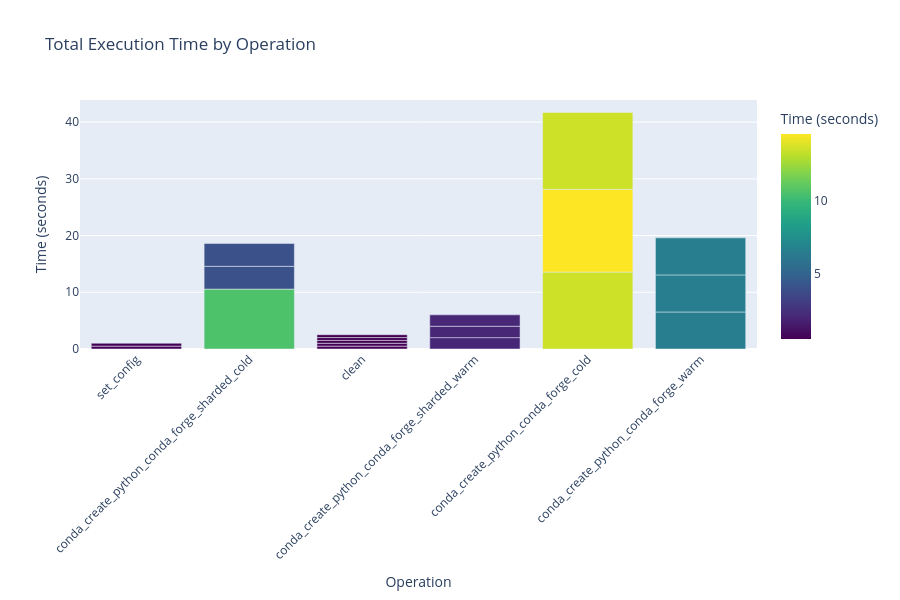

The cell this chart's notebook holds for it:
### Markdown cell above
## Execution Time by Operation

### Code cell
# Bar chart of total time by operation name
fig = px.bar(
    df,
    x='name',
    y='total_time_sec',
    title='Total Execution Time by Operation',
    labels={'total_time_sec': 'Time (seconds)', 'name': 'Operation'},
    color='total_time_sec',
    color_continuous_scale='viridis'
)
fig.update_layout(xaxis_tickangle=-45, height=600)
fig.show()

### Figure 1 — Plotly figure (JSON) as saved in the notebook; plotly's stock layout.template omitted (floating-point values rounded to 4 significant figures)
{"data": [{"hovertemplate": "Operation=%{x}<br>Time (seconds)=%{marker.color}<extra></extra>", "legendgroup": "", "marker": {"color": [0.5018, 10.56, 0.5037, 4.017, 0.5047, 4.025, 2.005, 2.006, 2.01, 0.5069, 0.5072, 13.56, 0.504, 14.58, 0.5044, 13.57, 6.528, 6.535, 6.532], "coloraxis": "coloraxis", "pattern": {"shape": ""}}, "name": "", "orientation": "v", "showlegend": false, "textposition": "auto", "type": "bar", "x": ["set_config", "conda_create_python_conda_forge_sharded_cold", "clean", "conda_create_python_conda_forge_sharded_cold", "clean", "conda_create_python_conda_forge_sharded_cold", "conda_create_python_conda_forge_sharded_warm", "conda_create_python_conda_forge_sharded_warm", "conda_create_python_conda_forge_sharded_warm", "clean", "set_config", "conda_create_python_conda_forge_cold", "clean", "conda_create_python_conda_forge_cold", "clean", "conda_create_python_conda_forge_cold", "conda_create_python_conda_forge_warm", "conda_create_python_conda_forge_warm", "conda_create_python_conda_forge_warm"], "xaxis": "x", "y": [0.5018, 10.56, 0.5037, 4.017, 0.5047, 4.025, 2.005, 2.006, 2.01, 0.5069, 0.5072, 13.56, 0.504, 14.58, 0.5044, 13.57, 6.528, 6.535, 6.532], "yaxis": "y"}], "layout": {"barmode": "relative", "coloraxis": {"colorbar": {"title": {"text": "Time (seconds)"}}, "colorscale": [[0, "#440154"], [0.1111, "#482878"], [0.2222, "#3e4989"], [0.3333, "#31688e"], [0.4444, "#26828e"], [0.5556, "#1f9e89"], [0.6667, "#35b779"], [0.7778, "#6ece58"], [0.8889, "#b5de2b"], [1, "#fde725"]]}, "height": 600, "legend": {"tracegroupgap": 0}, "title": {"text": "Total Execution Time by Operation"}, "xaxis": {"anchor": "y", "domain": [0, 1], "tickangle": -45, "title": {"text": "Operation"}}, "yaxis": {"anchor": "x", "domain": [0, 1], "title": {"text": "Time (seconds)"}}}}
